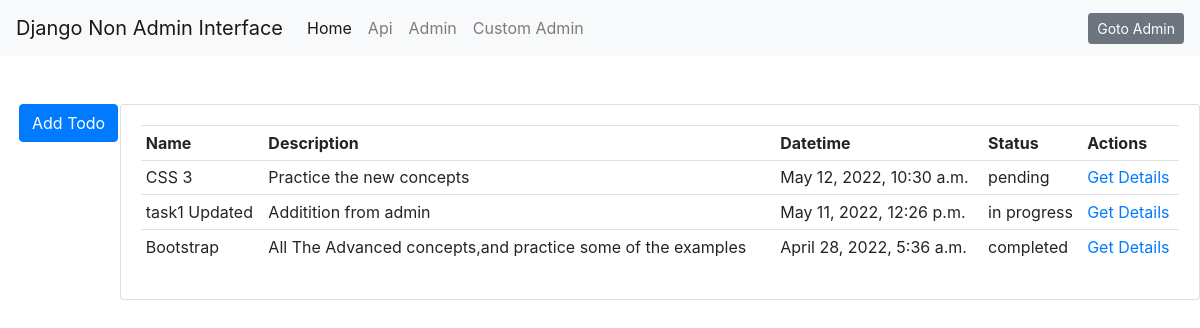
The app's page / (signed in) with its own data.
### todo/models.py (models this page shows, shortened)
class Todo(models.Model):
    STATUS=(
        ("in progress" , "In Progress"),
        ("completed","Completed"),
        ("pending","Pending")
    )
    Title = models.CharField(max_length=50)
    Description = models.TextField()
    Datetime = models.DateTimeField()
    Status = models.CharField(max_length=20,choices=STATUS)
    CreatedAt = models.DateField(auto_now_add=True)
    ModifiedAt = models.DateField(auto_now=True)

### todo/views.py (the view, shortened to what this page needs)
# urls.py: path("",views.homepage,name="todo-list"),
def homepage(request):
    message=""
    form=TodoForm()
    todos=Todo.objects.all().order_by('-Datetime')
    return render(request,'todo/todo_list.html',{'form':form,'todos':todos})

### todo/templates/todo/todo_list.html (shortened to what this page needs)
{%extends 'todo/base.html'%}
{%block content%}
<nav class="navbar navbar-expand-lg navbar-light bg-light">
  <a class="navbar-brand" href="">Django Non Admin Interface</a>
  <div class="collapse navbar-collapse" id="navbarSupportedContent">
    <ul class="navbar-nav mr-auto">
      <li class="nav-item active">
        <a class="nav-link" href="{%url 'todo-list'%}">Home <span class="sr-only">(current)</span></a>
      </li>
      <li class="nav-item ">
        <a class="nav-link" href="{%url 'api'%}">Api<span class="sr-only">(current)</span></a>
      </li>
      <li class="nav-item ">
        <a class="nav-link" href="/admin">Admin<span class="sr-only">(current)</span></a>
      </li>
      <li class="nav-item ">
        <a class="nav-link" href="{%url 'admin-page'%}"> Custom Admin<span class="sr-only">(current)</span></a>
      </li>
    </ul>
    <form class="form-inline my-2 my-lg-0">
      {% if user.is_superuser %}
      <a class="btn btn-sm btn-secondary" href="/padmin">Goto Admin</a>
      {% else %}
      <a class="btn btn-sm btn-primary" href="/padmin/">Admin Login</a>
      {% endif %}
    </form>
  </div>
</nav>
<div class="row mt-5 ml-1">
  <div class="col-lg-1">
    <button type="button" class="btn btn-primary" data-toggle="modal" data-target="#todoModal">
      Add Todo
    </button>
  </div>
  <div class="col-lg-11">
    <div class="card">
      <div class="card-body">
        <table class="table table-sm ">
          <tr>
            <th>Name</th>
            <th>Description</th>
            <th>Datetime</th>
            <th>Status</th>
            <th colspan="">Actions</th>
          </tr>
          {%for todo in todos%}
          <tr>
            <td>{{todo.Title}}</td>
            <td>{{todo.Description}}</td>
            <td>{{todo.Datetime}}</td>
            <td>{{todo.Status}}</td>
            <td><a href="{%url 'todo-detail' todo.id%}">Get Details</a></td>
          </tr>
          {%endfor%}
        </table>
      </div>
    </div>
  </div>
</div>
{%endblock%}

### records on screen
Todo: Title "CSS 3", Description "Practice the new concepts", Datetime "May 12, 2022, 10:30 a.m.", Status "pending"
Todo: Title "task1 Updated", Description "Additition from admin", Datetime "May 11, 2022, 12:26 p.m.", Status "in progress"
Todo: Title "Bootstrap", Description "All The Advanced concepts,and practice some of the examples", Datetime "April 28, 2022, 5:36 a.m.", Status "completed"
